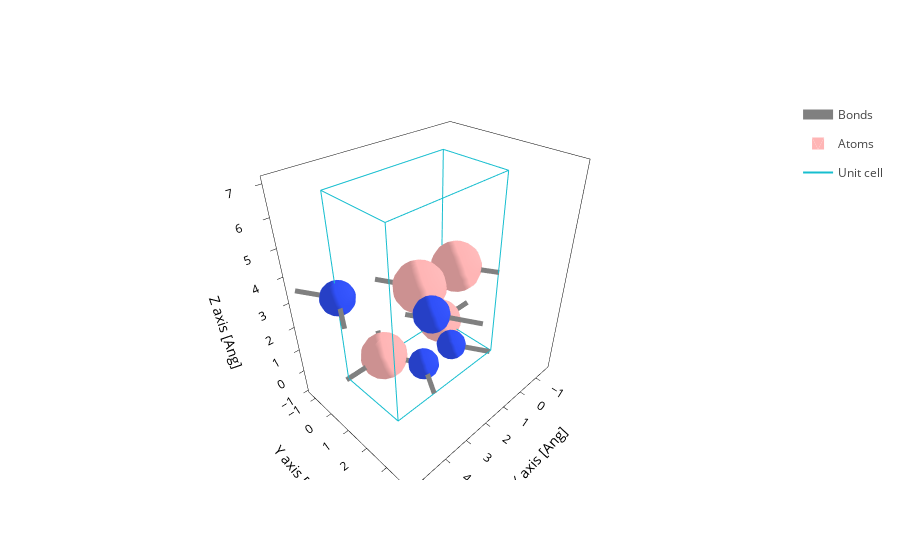
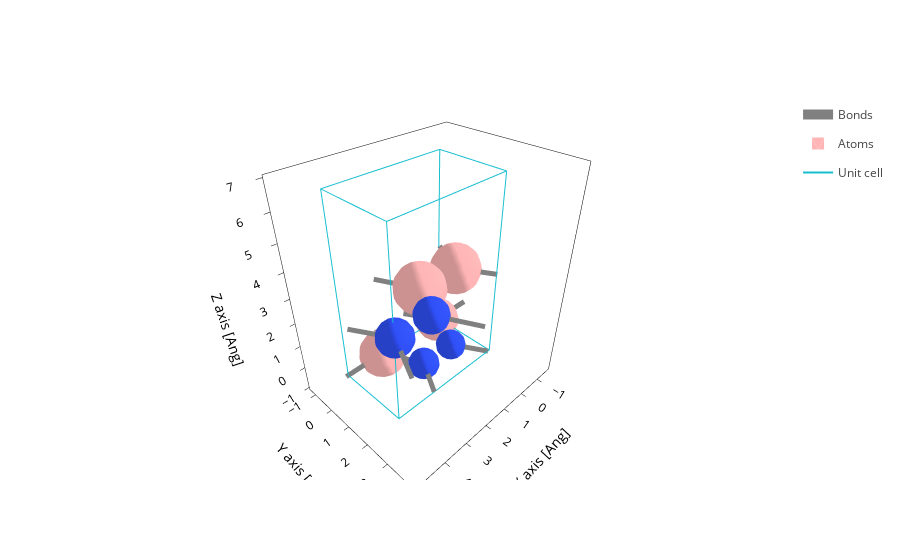
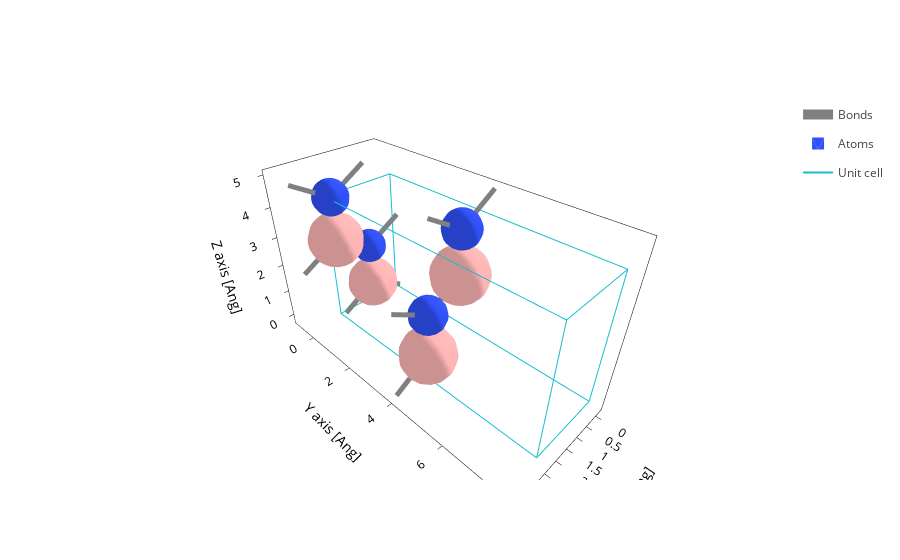
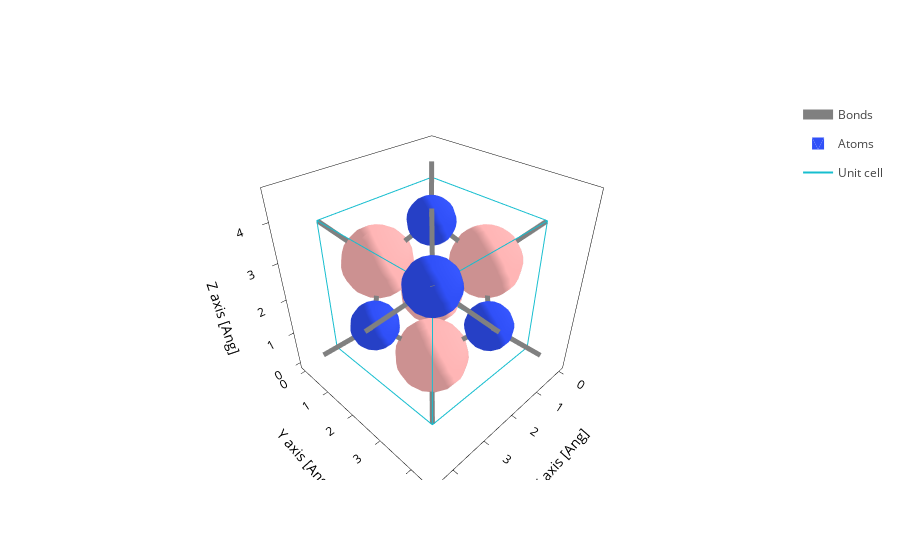

Write notebook code for charts like these, in order.
### Code cell
paths = [
    "../dataset/SHARE_OUTPUTS_8_ATOMS/d8ec-29f1-4d8d-a1b9-7496fa6135d1", # No
    "../dataset/SHARE_OUTPUTS_8_ATOMS/bca3-f473-4c5e-8407-cbdc2d7c68a1",
    "../dataset/SHARE_OUTPUTS_8_ATOMS/848a-19bd-414b-9ef2-40f39b1e2027",
    "../dataset/SHARE_OUTPUTS_8_ATOMS/7651-acf9-490f-81d6-a8a9d1c2de76",
]
paths = [Path(path) for path in paths]
files = [sisl.get_sile(path / "aiida.fdf") for path in paths]
[file.plot.geometry(axes="xyz").show() for file in files]

### Figure 1 — Plotly figure (JSON) as saved in the notebook; plotly's stock layout.template omitted (floating-point values rounded to 4 significant figures; data arrays with more than 128 entries replaced by an {"elided": "..."} marker saying what was removed)
{"data": [{"line": {"color": "gray", "width": 10}, "meta": {}, "mode": "lines", "name": "Bonds", "opacity": 1, "type": "scatter3d", "x": {"elided": "336 float values"}, "y": {"elided": "336 float values"}, "z": {"elided": "336 float values"}}, {"alphahull": 0, "color": "#FFB5B5", "hovertemplate": "%{meta.position}", "legendgroup": "Atoms", "meta": {"meta": {"Atoms_i": 0}, "position": "(0.10, 0.02, 0.01)"}, "name": "Atoms", "opacity": 1, "showlegend": true, "showscale": false, "type": "mesh3d", "x": {"elided": "225 float values"}, "y": {"elided": "225 float values"}, "z": {"elided": "225 float values"}}, {"alphahull": 0, "color": "#3050F8", "hovertemplate": "%{meta.position}", "legendgroup": "Atoms", "meta": {"meta": {"Atoms_i": 1}, "position": "(0.81, 1.34, 0.00)"}, "name": "Atoms", "opacity": 1, "showlegend": false, "showscale": false, "type": "mesh3d", "x": {"elided": "225 float values"}, "y": {"elided": "225 float values"}, "z": {"elided": "225 float values"}}, {"alphahull": 0, "color": "#FFB5B5", "hovertemplate": "%{meta.position}", "legendgroup": "Atoms", "meta": {"meta": {"Atoms_i": 2}, "position": "(3.01, 0.01, 0.01)"}, "name": "Atoms", "opacity": 1, "showlegend": false, "showscale": false, "type": "mesh3d", "x": {"elided": "225 float values"}, "y": {"elided": "225 float values"}, "z": {"elided": "225 float values"}}, {"alphahull": 0, "color": "#3050F8", "hovertemplate": "%{meta.position}", "legendgroup": "Atoms", "meta": {"meta": {"Atoms_i": 3}, "position": "(2.27, 1.34, 0.00)"}, "name": "Atoms", "opacity": 1, "showlegend": false, "showscale": false, "type": "mesh3d", "x": {"elided": "225 float values"}, "y": {"elided": "225 float values"}, "z": {"elided": "225 float values"}}, {"alphahull": 0, "color": "#3050F8", "hovertemplate": "%{meta.position}", "legendgroup": "Atoms", "meta": {"meta": {"Atoms_i": 4}, "position": "(4.60, 0.01, 3.47)"}, "name": "Atoms", "opacity": 1, "showlegend": false, "showscale": false, "type": "mesh3d", "x": {"elided": "225 float values"}, "y": {"elided": "225 float values"}, "z": {"elided": "225 float values"}}, {"alphahull": 0, "color": "#FFB5B5", "hovertemplate": "%{meta.position}", "legendgroup": "Atoms", "meta": {"meta": {"Atoms_i": 5}, "position": "(0.68, 1.34, 3.46)"}, "name": "Atoms", "opacity": 1, "showlegend": false, "showscale": false, "type": "mesh3d", "x": {"elided": "225 float values"}, "y": {"elided": "225 float values"}, "z": {"elided": "225 float values"}}, {"alphahull": 0, "color": "#3050F8", "hovertemplate": "%{meta.position}", "legendgroup": "Atoms", "meta": {"meta": {"Atoms_i": 6}, "position": "(3.13, 2.60, 3.46)"}, "name": "Atoms", "opacity": 1, "showlegend": false, "showscale": false, "type": "mesh3d", "x": {"elided": "225 float values"}, "y": {"elided": "225 float values"}, "z": {"elided": "225 float values"}}, {"alphahull": 0, "color": "#FFB5B5", "hovertemplate": "%{meta.position}", "legendgroup": "Atoms", "meta": {"meta": {"Atoms_i": 7}, "position": "(2.40, 1.34, 3.46)"}, "name": "Atoms", "opacity": 1, "showlegend": false, "showscale": false, "type": "mesh3d", "x": {"elided": "225 float values"}, "y": {"elided": "225 float values"}, "z": {"elided": "225 float values"}}, {"meta": {}, "mode": "lines", "name": "Unit cell", "type": "scatter3d", "x": [0.0, 0.0, 4.631, 4.631, 0.0, 0.0, NaN, 0.0, 0.0, 0.0, 4.631, 4.631, 0.0, NaN, 4.631, 4.631, NaN, 4.631, 4.631], "y": [0.0, 2.601, 2.601, 2.601, 2.601, 2.601, NaN, 2.601, 0.0, 0.0, 0.0, 0.0, 0.0, NaN, 2.601, 0.0, NaN, 2.601, 0.0], "z": [0.0, 0.0, 0.0, 6.974, 6.974, 0.0, NaN, 6.974, 6.974, 0.0, 0.0, 6.974, 6.974, NaN, 0.0, 0.0, NaN, 6.974, 6.974]}], "layout": {"scene": {"aspectmode": "data", "xaxis": {"title": {"text": "X axis [Ang]"}}, "yaxis": {"title": {"text": "Y axis [Ang]"}}, "zaxis": {"title": {"text": "Z axis [Ang]"}}}, "xaxis": {"scaleanchor": "y", "scaleratio": 1, "title": {"text": "X axis [Ang]"}}, "yaxis": {"title": {"text": "Y axis [Ang]"}}}}

### Figure 2 — Plotly figure (JSON) as saved in the notebook; plotly's stock layout.template omitted (floating-point values rounded to 4 significant figures; data arrays with more than 128 entries replaced by an {"elided": "..."} marker saying what was removed)
{"data": [{"line": {"color": "gray", "width": 10}, "meta": {}, "mode": "lines", "name": "Bonds", "opacity": 1, "type": "scatter3d", "x": {"elided": "336 float values"}, "y": {"elided": "336 float values"}, "z": {"elided": "336 float values"}}, {"alphahull": 0, "color": "#FFB5B5", "hovertemplate": "%{meta.position}", "legendgroup": "Atoms", "meta": {"meta": {"Atoms_i": 0}, "position": "(0.09, 0.02, 0.01)"}, "name": "Atoms", "opacity": 1, "showlegend": true, "showscale": false, "type": "mesh3d", "x": {"elided": "225 float values"}, "y": {"elided": "225 float values"}, "z": {"elided": "225 float values"}}, {"alphahull": 0, "color": "#3050F8", "hovertemplate": "%{meta.position}", "legendgroup": "Atoms", "meta": {"meta": {"Atoms_i": 1}, "position": "(0.78, 1.43, 0.00)"}, "name": "Atoms", "opacity": 1, "showlegend": false, "showscale": false, "type": "mesh3d", "x": {"elided": "225 float values"}, "y": {"elided": "225 float values"}, "z": {"elided": "225 float values"}}, {"alphahull": 0, "color": "#FFB5B5", "hovertemplate": "%{meta.position}", "legendgroup": "Atoms", "meta": {"meta": {"Atoms_i": 2}, "position": "(2.89, 0.01, 0.02)"}, "name": "Atoms", "opacity": 1, "showlegend": false, "showscale": false, "type": "mesh3d", "x": {"elided": "225 float values"}, "y": {"elided": "225 float values"}, "z": {"elided": "225 float values"}}, {"alphahull": 0, "color": "#3050F8", "hovertemplate": "%{meta.position}", "legendgroup": "Atoms", "meta": {"meta": {"Atoms_i": 3}, "position": "(2.19, 1.44, 0.01)"}, "name": "Atoms", "opacity": 1, "showlegend": false, "showscale": false, "type": "mesh3d", "x": {"elided": "225 float values"}, "y": {"elided": "225 float values"}, "z": {"elided": "225 float values"}}, {"alphahull": 0, "color": "#3050F8", "hovertemplate": "%{meta.position}", "legendgroup": "Atoms", "meta": {"meta": {"Atoms_i": 4}, "position": "(4.41, 2.64, 3.32)"}, "name": "Atoms", "opacity": 1, "showlegend": false, "showscale": false, "type": "mesh3d", "x": {"elided": "225 float values"}, "y": {"elided": "225 float values"}, "z": {"elided": "225 float values"}}, {"alphahull": 0, "color": "#FFB5B5", "hovertemplate": "%{meta.position}", "legendgroup": "Atoms", "meta": {"meta": {"Atoms_i": 5}, "position": "(0.66, 1.43, 3.32)"}, "name": "Atoms", "opacity": 1, "showlegend": false, "showscale": false, "type": "mesh3d", "x": {"elided": "225 float values"}, "y": {"elided": "225 float values"}, "z": {"elided": "225 float values"}}, {"alphahull": 0, "color": "#3050F8", "hovertemplate": "%{meta.position}", "legendgroup": "Atoms", "meta": {"meta": {"Atoms_i": 6}, "position": "(3.00, 2.64, 3.32)"}, "name": "Atoms", "opacity": 1, "showlegend": false, "showscale": false, "type": "mesh3d", "x": {"elided": "225 float values"}, "y": {"elided": "225 float values"}, "z": {"elided": "225 float values"}}, {"alphahull": 0, "color": "#FFB5B5", "hovertemplate": "%{meta.position}", "legendgroup": "Atoms", "meta": {"meta": {"Atoms_i": 7}, "position": "(2.31, 1.43, 3.32)"}, "name": "Atoms", "opacity": 1, "showlegend": false, "showscale": false, "type": "mesh3d", "x": {"elided": "225 float values"}, "y": {"elided": "225 float values"}, "z": {"elided": "225 float values"}}, {"meta": {}, "mode": "lines", "name": "Unit cell", "type": "scatter3d", "x": [0.0, 0.0, 4.446, 4.446, 0.0, 0.0, NaN, 0.0, 0.0, 0.0, 4.446, 4.446, 0.0, NaN, 4.446, 4.446, NaN, 4.446, 4.446], "y": [0.0, 2.64, 2.64, 2.64, 2.64, 2.64, NaN, 2.64, 0.0, 0.0, 0.0, 0.0, 0.0, NaN, 2.64, 0.0, NaN, 2.64, 0.0], "z": [0.0, 0.0, 0.0, 6.838, 6.838, 0.0, NaN, 6.838, 6.838, 0.0, 0.0, 6.838, 6.838, NaN, 0.0, 0.0, NaN, 6.838, 6.838]}], "layout": {"scene": {"aspectmode": "data", "xaxis": {"title": {"text": "X axis [Ang]"}}, "yaxis": {"title": {"text": "Y axis [Ang]"}}, "zaxis": {"title": {"text": "Z axis [Ang]"}}}, "xaxis": {"scaleanchor": "y", "scaleratio": 1, "title": {"text": "X axis [Ang]"}}, "yaxis": {"title": {"text": "Y axis [Ang]"}}}}

### Figure 3 — Plotly figure (JSON) as saved in the notebook; plotly's stock layout.template omitted (floating-point values rounded to 4 significant figures; data arrays with more than 128 entries replaced by an {"elided": "..."} marker saying what was removed)
{"data": [{"line": {"color": "gray", "width": 10}, "meta": {}, "mode": "lines", "name": "Bonds", "opacity": 1, "type": "scatter3d", "x": {"elided": "378 float values"}, "y": {"elided": "378 float values"}, "z": {"elided": "378 float values"}}, {"alphahull": 0, "color": "#3050F8", "hovertemplate": "%{meta.position}", "legendgroup": "Atoms", "meta": {"meta": {"Atoms_i": 0}, "position": "(2.31, 0.00, 4.24)"}, "name": "Atoms", "opacity": 1, "showlegend": true, "showscale": false, "type": "mesh3d", "x": {"elided": "225 float values"}, "y": {"elided": "225 float values"}, "z": {"elided": "225 float values"}}, {"alphahull": 0, "color": "#3050F8", "hovertemplate": "%{meta.position}", "legendgroup": "Atoms", "meta": {"meta": {"Atoms_i": 1}, "position": "(1.05, 4.09, 4.24)"}, "name": "Atoms", "opacity": 1, "showlegend": false, "showscale": false, "type": "mesh3d", "x": {"elided": "225 float values"}, "y": {"elided": "225 float values"}, "z": {"elided": "225 float values"}}, {"alphahull": 0, "color": "#3050F8", "hovertemplate": "%{meta.position}", "legendgroup": "Atoms", "meta": {"meta": {"Atoms_i": 2}, "position": "(1.06, 0.01, 2.11)"}, "name": "Atoms", "opacity": 1, "showlegend": false, "showscale": false, "type": "mesh3d", "x": {"elided": "225 float values"}, "y": {"elided": "225 float values"}, "z": {"elided": "225 float values"}}, {"alphahull": 0, "color": "#3050F8", "hovertemplate": "%{meta.position}", "legendgroup": "Atoms", "meta": {"meta": {"Atoms_i": 3}, "position": "(2.31, 4.09, 2.09)"}, "name": "Atoms", "opacity": 1, "showlegend": false, "showscale": false, "type": "mesh3d", "x": {"elided": "225 float values"}, "y": {"elided": "225 float values"}, "z": {"elided": "225 float values"}}, {"alphahull": 0, "color": "#FFB5B5", "hovertemplate": "%{meta.position}", "legendgroup": "Atoms", "meta": {"meta": {"Atoms_i": 4}, "position": "(2.32, 0.02, 2.83)"}, "name": "Atoms", "opacity": 1, "showlegend": false, "showscale": false, "type": "mesh3d", "x": {"elided": "225 float values"}, "y": {"elided": "225 float values"}, "z": {"elided": "225 float values"}}, {"alphahull": 0, "color": "#FFB5B5", "hovertemplate": "%{meta.position}", "legendgroup": "Atoms", "meta": {"meta": {"Atoms_i": 5}, "position": "(1.05, 4.09, 2.82)"}, "name": "Atoms", "opacity": 1, "showlegend": false, "showscale": false, "type": "mesh3d", "x": {"elided": "225 float values"}, "y": {"elided": "225 float values"}, "z": {"elided": "225 float values"}}, {"alphahull": 0, "color": "#FFB5B5", "hovertemplate": "%{meta.position}", "legendgroup": "Atoms", "meta": {"meta": {"Atoms_i": 6}, "position": "(1.05, 0.02, 0.65)"}, "name": "Atoms", "opacity": 1, "showlegend": false, "showscale": false, "type": "mesh3d", "x": {"elided": "225 float values"}, "y": {"elided": "225 float values"}, "z": {"elided": "225 float values"}}, {"alphahull": 0, "color": "#FFB5B5", "hovertemplate": "%{meta.position}", "legendgroup": "Atoms", "meta": {"meta": {"Atoms_i": 7}, "position": "(2.31, 4.09, 0.66)"}, "name": "Atoms", "opacity": 1, "showlegend": false, "showscale": false, "type": "mesh3d", "x": {"elided": "225 float values"}, "y": {"elided": "225 float values"}, "z": {"elided": "225 float values"}}, {"meta": {}, "mode": "lines", "name": "Unit cell", "type": "scatter3d", "x": [0.0, 0.0, 2.52, 2.52, 0.0, 0.0, NaN, 0.0, 0.0, 0.0, 2.52, 2.52, 0.0, NaN, 2.52, 2.52, NaN, 2.52, 2.52], "y": [0.0, 8.065, 8.065, 8.065, 8.065, 8.065, NaN, 8.065, 0.0, 0.0, 0.0, 0.0, 0.0, NaN, 8.065, 0.0, NaN, 8.065, 0.0], "z": [0.0, 0.0, 0.0, 4.329, 4.329, 0.0, NaN, 4.329, 4.329, 0.0, 0.0, 4.329, 4.329, NaN, 0.0, 0.0, NaN, 4.329, 4.329]}], "layout": {"scene": {"aspectmode": "data", "xaxis": {"title": {"text": "X axis [Ang]"}}, "yaxis": {"title": {"text": "Y axis [Ang]"}}, "zaxis": {"title": {"text": "Z axis [Ang]"}}}, "xaxis": {"scaleanchor": "y", "scaleratio": 1, "title": {"text": "X axis [Ang]"}}, "yaxis": {"title": {"text": "Y axis [Ang]"}}}}

### Figure 4 — Plotly figure (JSON) as saved in the notebook; plotly's stock layout.template omitted (floating-point values rounded to 4 significant figures; data arrays with more than 128 entries replaced by an {"elided": "..."} marker saying what was removed)
{"data": [{"line": {"color": "gray", "width": 10}, "meta": {}, "mode": "lines", "name": "Bonds", "opacity": 1, "type": "scatter3d", "x": {"elided": "546 float values"}, "y": {"elided": "546 float values"}, "z": {"elided": "546 float values"}}, {"alphahull": 0, "color": "#3050F8", "hovertemplate": "%{meta.position}", "legendgroup": "Atoms", "meta": {"meta": {"Atoms_i": 0}, "position": "(3.56, 3.57, 3.71)"}, "name": "Atoms", "opacity": 1, "showlegend": true, "showscale": false, "type": "mesh3d", "x": {"elided": "225 float values"}, "y": {"elided": "225 float values"}, "z": {"elided": "225 float values"}}, {"alphahull": 0, "color": "#3050F8", "hovertemplate": "%{meta.position}", "legendgroup": "Atoms", "meta": {"meta": {"Atoms_i": 1}, "position": "(3.56, 1.76, 1.76)"}, "name": "Atoms", "opacity": 1, "showlegend": false, "showscale": false, "type": "mesh3d", "x": {"elided": "225 float values"}, "y": {"elided": "225 float values"}, "z": {"elided": "225 float values"}}, {"alphahull": 0, "color": "#3050F8", "hovertemplate": "%{meta.position}", "legendgroup": "Atoms", "meta": {"meta": {"Atoms_i": 2}, "position": "(1.77, 3.58, 1.77)"}, "name": "Atoms", "opacity": 1, "showlegend": false, "showscale": false, "type": "mesh3d", "x": {"elided": "225 float values"}, "y": {"elided": "225 float values"}, "z": {"elided": "225 float values"}}, {"alphahull": 0, "color": "#3050F8", "hovertemplate": "%{meta.position}", "legendgroup": "Atoms", "meta": {"meta": {"Atoms_i": 3}, "position": "(1.77, 1.76, 3.73)"}, "name": "Atoms", "opacity": 1, "showlegend": false, "showscale": false, "type": "mesh3d", "x": {"elided": "225 float values"}, "y": {"elided": "225 float values"}, "z": {"elided": "225 float values"}}, {"alphahull": 0, "color": "#FFB5B5", "hovertemplate": "%{meta.position}", "legendgroup": "Atoms", "meta": {"meta": {"Atoms_i": 4}, "position": "(0.88, 0.87, 0.87)"}, "name": "Atoms", "opacity": 1, "showlegend": false, "showscale": false, "type": "mesh3d", "x": {"elided": "225 float values"}, "y": {"elided": "225 float values"}, "z": {"elided": "225 float values"}}, {"alphahull": 0, "color": "#FFB5B5", "hovertemplate": "%{meta.position}", "legendgroup": "Atoms", "meta": {"meta": {"Atoms_i": 5}, "position": "(0.86, 2.66, 2.66)"}, "name": "Atoms", "opacity": 1, "showlegend": false, "showscale": false, "type": "mesh3d", "x": {"elided": "225 float values"}, "y": {"elided": "225 float values"}, "z": {"elided": "225 float values"}}, {"alphahull": 0, "color": "#FFB5B5", "hovertemplate": "%{meta.position}", "legendgroup": "Atoms", "meta": {"meta": {"Atoms_i": 6}, "position": "(2.66, 0.86, 2.66)"}, "name": "Atoms", "opacity": 1, "showlegend": false, "showscale": false, "type": "mesh3d", "x": {"elided": "225 float values"}, "y": {"elided": "225 float values"}, "z": {"elided": "225 float values"}}, {"alphahull": 0, "color": "#FFB5B5", "hovertemplate": "%{meta.position}", "legendgroup": "Atoms", "meta": {"meta": {"Atoms_i": 7}, "position": "(2.66, 2.66, 0.86)"}, "name": "Atoms", "opacity": 1, "showlegend": false, "showscale": false, "type": "mesh3d", "x": {"elided": "225 float values"}, "y": {"elided": "225 float values"}, "z": {"elided": "225 float values"}}, {"meta": {}, "mode": "lines", "name": "Unit cell", "type": "scatter3d", "x": [0.0, 0.0, 3.593, 3.593, 0.0, 0.0, NaN, 0.0, 0.0, 0.0, 3.593, 3.593, 0.0, NaN, 3.593, 3.593, NaN, 3.593, 3.593], "y": [0.0, 3.611, 3.611, 3.611, 3.611, 3.611, NaN, 3.611, 0.0, 0.0, 0.0, 0.0, 0.0, NaN, 3.611, 0.0, NaN, 3.611, 0.0], "z": [0.0, 0.0, 0.0, 3.75, 3.75, 0.0, NaN, 3.75, 3.75, 0.0, 0.0, 3.75, 3.75, NaN, 0.0, 0.0, NaN, 3.75, 3.75]}], "layout": {"scene": {"aspectmode": "data", "xaxis": {"title": {"text": "X axis [Ang]"}}, "yaxis": {"title": {"text": "Y axis [Ang]"}}, "zaxis": {"title": {"text": "Z axis [Ang]"}}}, "xaxis": {"scaleanchor": "y", "scaleratio": 1, "title": {"text": "X axis [Ang]"}}, "yaxis": {"title": {"text": "Y axis [Ang]"}}}}
